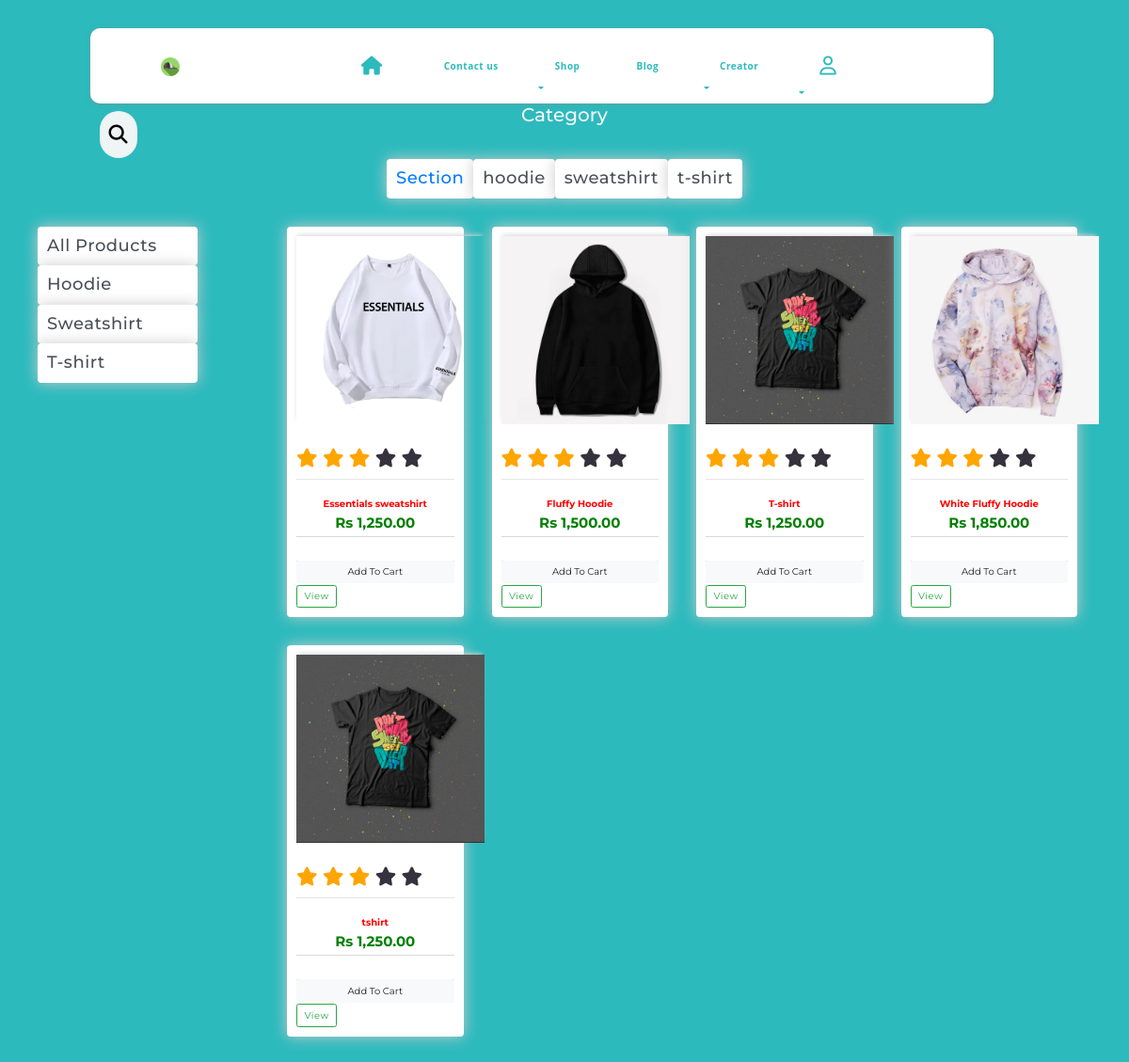
The app's page /home/categorie with its own data.
### Home/models.py (models this page shows, shortened)
class Category(models.Model):
    name = models.CharField(max_length=200, db_index=True)
    gender = models.CharField(max_length=1, choices=GENDER_CHOICES)
    slug = models.SlugField(max_length=200, unique=True)
    class Meta:
        ordering = ('name',)
        verbose_name = 'category'
        verbose_name_plural = 'categories'
    @staticmethod
    def get_all_categories():
        return Category.objects.all()

class Product(models.Model):
    id=models.AutoField(auto_created=True,primary_key=True)
    category = models.ForeignKey(Category, related_name='products', on_delete=models.CASCADE,null=True, blank=True,)
    name = models.CharField(max_length=200, db_index=True,blank=True)
    slug = models.SlugField(max_length=200, db_index=True,blank=True)
    image=models.ImageField(upload_to=filepath,blank=True)
    description = models.TextField(blank=True)
    price = models.DecimalField(null=True, blank=True,max_digits=10, decimal_places=2)
    available = models.BooleanField(default=True)
    class Meta:
        db_table = "ProductForm"
        ordering = ('name',)
        index_together = (('id', 'slug'),)
    @staticmethod
    def get_all_products():
        return Product.objects.all()
    class Meta:
        db_table="Products"

### Home/views.py (the view)
# urls.py: path('categorie', views.categorie,name="categorie"),
def categorie(request):
    cart = request.session.get('cart')
    if not cart:
        request.session['cart'] = {}
    products = None
    categories = Category.get_all_categories()
    categoryID = request.GET.get('category')
    if categoryID:
        products = Product.get_all_products_by_categoryid(categoryID)
    else:
        products = Product.get_all_products();
    data = {}
    data['products'] = products
    data['categories'] = categories
    print('you are : ', request.session.get('email'))
    return render(request, 'productpage/categorie.html', data)

### Home/templatetags/cart.py (called while the page is built)
@register.filter(name='is_in_cart')
def is_in_cart(product  , cart):
    keys = cart.keys()
    for id in keys:
        if int(id) == product.id:
            return True
    return False;

### templates/productpage/categorie.html (shortened to what this page needs)
{% extends 'base2.html' %}
{% load static %}
{% block css %}<link rel="stylesheet" type="text/css" href="{% static 'css/main.css' %}">{% endblock %}
{% block content %}
{% load cart %}
{% load custom_filter %}
<h2 class="d-flex justify-content-center pt-5 text-light pb-5">Category<h2>
    <div class="container-fluid ">
        <div class="d-flex justify-content-center">
            <div class="d-flex flex-row pb-5 pl-5 pr-5">
                <a href="#" class="box-element product  pb-3 ">Section</a>
                {% for category in categories %}
                <a href="?category={{category.id}}"
                    class="box-element product list-group-item-action ">{{category.slug}}</a>
                {% endfor %}
            </div>
        </div>
        <div class="row">
            <div class="col-lg-2 mx-auto">
                <div class="list-group">
                    <a href="#" class="box-element product list-group-item-action pb-3">All Products</a>
                    {% for category in categories %}
                    <a href="?category={{category.id}}"
                        class="box-element product list-group-item-action">{{category.name}}</a>
                    {% endfor %}
                </div>
            </div>
            <div id='products' class="col-lg-9 mx-auto">
        <div class="container containbox" >
    <div class="row pb-5">
        {% for product in products %}
        <div class="col-lg-3 pb-5">
            <div class="box-element product">
            <div class = "product-img">
            <img class="thumbnail" src="{{product.image.url}}">
            </div>
            <br>
            <span class="fa fa-star checked"></span>
            <span class="fa fa-star checked"></span>
            <span class="fa fa-star checked"></span>
            <span class="fa fa-star"></span>
            <span class="fa fa-star"></span>
            <hr>
                <h6 class = "d-flex justify-content-center pt-3" style="color:red;"><strong>{{product.name}}</strong></h6>
                <h4 class="d-flex justify-content-center " style="color:green; "><strong>Rs {{product.price}}</strong></h4>
                    <div class="card-footer p-0 no-gutters">
                        {% if product|is_in_cart:request.session.cart %}
                        <div class="row no-gutters btn-outline-light">
                            <form action="/#{{product.id}}" class="col-2 " method="post">
                                {% csrf_token %}
                                <input hidden type="text" name='product' value='{{product.id}}'>
                                <input hidden type="text" name='remove' value='True'>
                                <input type="submit" value=" - " class="btn btn-block btn-light border-right">
                            </form>
                            <div class="text-center col btn btn-primary">{{product|cart_quantity:request.session.cart}} in Cart</div>
                            <form action="/#{{product.id}}" class="col-2 " method="post">
                                {% csrf_token %}
                                <input hidden type="text" name='product' value='{{product.id}}'>
                                <input type="submit" value=" + " class="btn btn-block btn-light border-left">
                            </form>
                        </div>
                        {% else %}
                        <form action="/#{{product.id}}" method="POST" class="btn-block">
                            <input type="submit" class="float-right btn btn-light  form-control"
                                value="Add To Cart">
                        </form>
                        {% endif %}
                    </div>
              <a class="btn btn-outline-success" href="{% url "edit" product.id%}" >View</a>
        </div>
    </div>
    {% endfor %}
</div>
</div>
    </div>
</div>
{% endblock content %}

### static/css/base.css (style rules this page uses)
html { scroll-behavior: smooth; }
:root { --navbar-height: 80px; --navbar-background-color: white; --navbar-item-text-color: #888888; --navbar-item-background-color: var(--navbar-background-color); --navbar-item-text-color-hover: rebeccapurple; --navbar-item-font: bold 1rem/1rem "Open Sans", Arial, Helvetica, sans-serif; --navbar-item-background-color-hover: dimgray; --navbar-font-family: 'Noto+Serif+SC', sans-serif; }

### static/css/main.css (style rules this page uses)
* { margin: 0; padding: 0; font-family: 'Montserrat', sans-serif; }
h1, h2, h3, h4, h5, h6 { color: hsl(0, 0%, 30%); }
a { position: relative; text-decoration: none; font-family: "Poppins", sans-serif; color: #a0a0a0; font-size: 18px; letter-spacing: 0.5px; padding: 0 10px; font-family: 'Montserrat', sans-serif; }
a:before, a:after { content: ""; position: absolute; height: 3px; width: 0; background-color: #f5f7f5; transition: 0.5s; }
a:after { left: 0; bottom: -10px; }
a:before { right: 0; top: -10px; }
h1, h2, h3, h4 { color: #35323e; font-weight: 700; }
a { text-decoration: none; font-family: 'Montserrat', sans-serif; }
img { max-width: 100%; }
.btn { display: inline-block; color: white; background-color: #2acfcf; text-transform: capitalize; font-weight: 700; border: none; outline: none; cursor: pointer; border-radius: 100px; transition: 0.3s; }
.box-element { box-shadow: hsl(0, 0%, 80%) 0 0 16px; background-color: #fff; border-radius: 4px; padding: 10px; }
.thumbnail { width: 100%; height: 200px; -webkit-box-shadow: -1px -3px 5px -2px rgba(214, 214, 214, 1); -moz-box-shadow: -1px -3px 5px -2px rgba(214, 214, 214, 1); box-shadow: -1px -3px 5px -2px rgba(214, 214, 214, 1); }
.checked { color: orange; }
.product-img { background: var(--white-light); box-shadow: 0 0 20px 10px var(--white-light); width: 200px; height: 200px; margin: 0 auto; border-radius: 50%; transition: background 0.5s ease; }
.product-img img { transition: transform 0.2s ease; }

### static/css/contact.css (style rules this page uses)
* { margin: 0; padding: 0; font-family: 'Poppins', sans-serif; }
html { font-size: 62.5%; overflow-x: hidden; }
body { background: #eee; }
form { display: grid; grid-template-columns: 1fr 1fr; grid-gap: 20px; margin-top: 25px }

### static/css/style.css (style rules this page uses)
* { margin: 0; padding: 0; font-family: 'Montserrat', sans-serif; }
html { font-size: 62.5%; overflow-x: hidden; }
body { background: #eee; }
.row { display: flex; justify-content: space-between; }

### records on screen
Category: slug "hoodie", name "Hoodie"
Category: slug "sweatshirt", name "Sweatshirt"
Category: slug "t-shirt", name "T-shirt"
Product: image (picture), name "Essentials sweatshirt", price "1,250.00"
Product: image (picture), name "Fluffy Hoodie", price "1,500.00"
Product: image (picture), name "T-shirt", price "1,250.00"
Product: image (picture), name "White Fluffy Hoodie", price "1,850.00"
Product: image (picture), name "tshirt", price "1,250.00"
